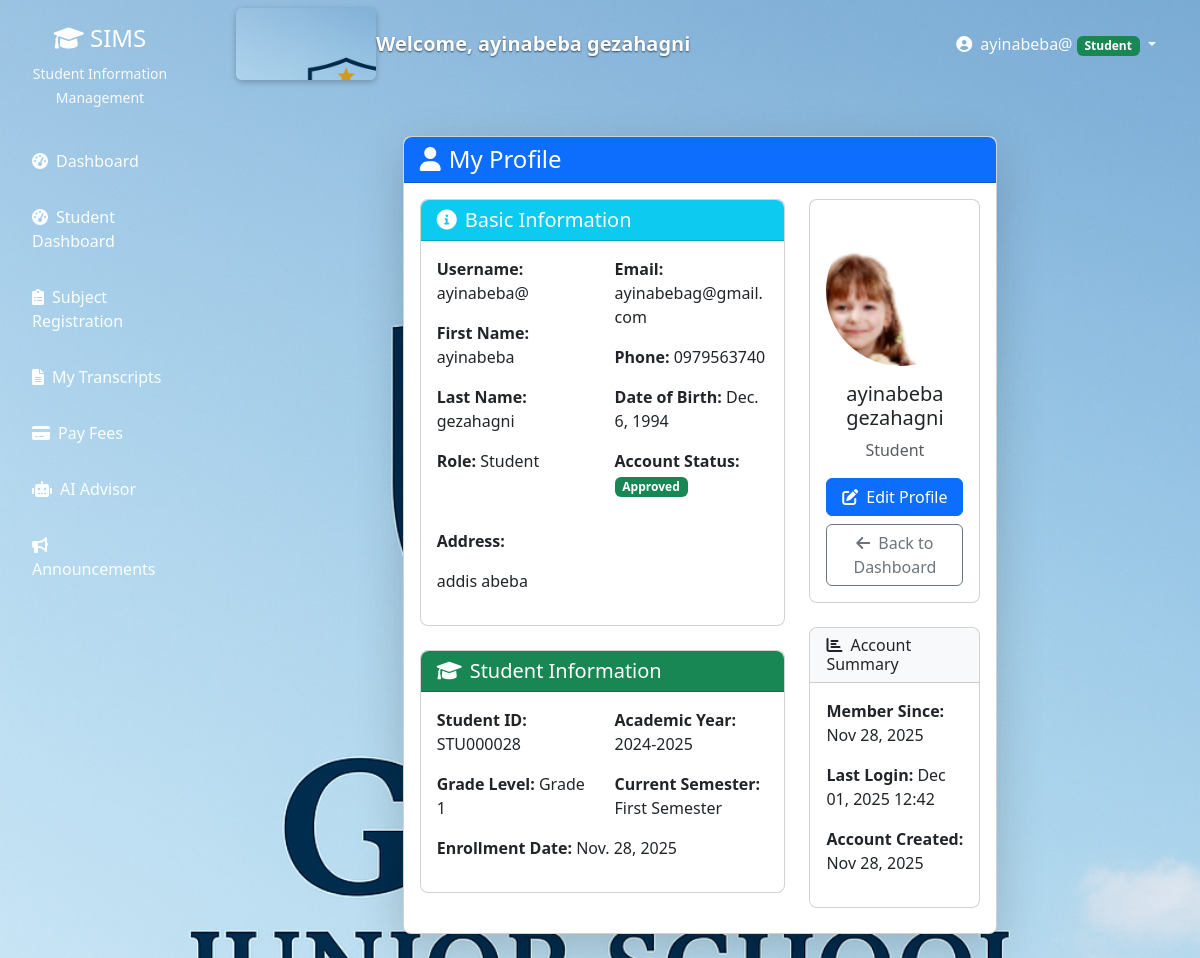
The page /profile/ (signed in) on the database as committed earlier.
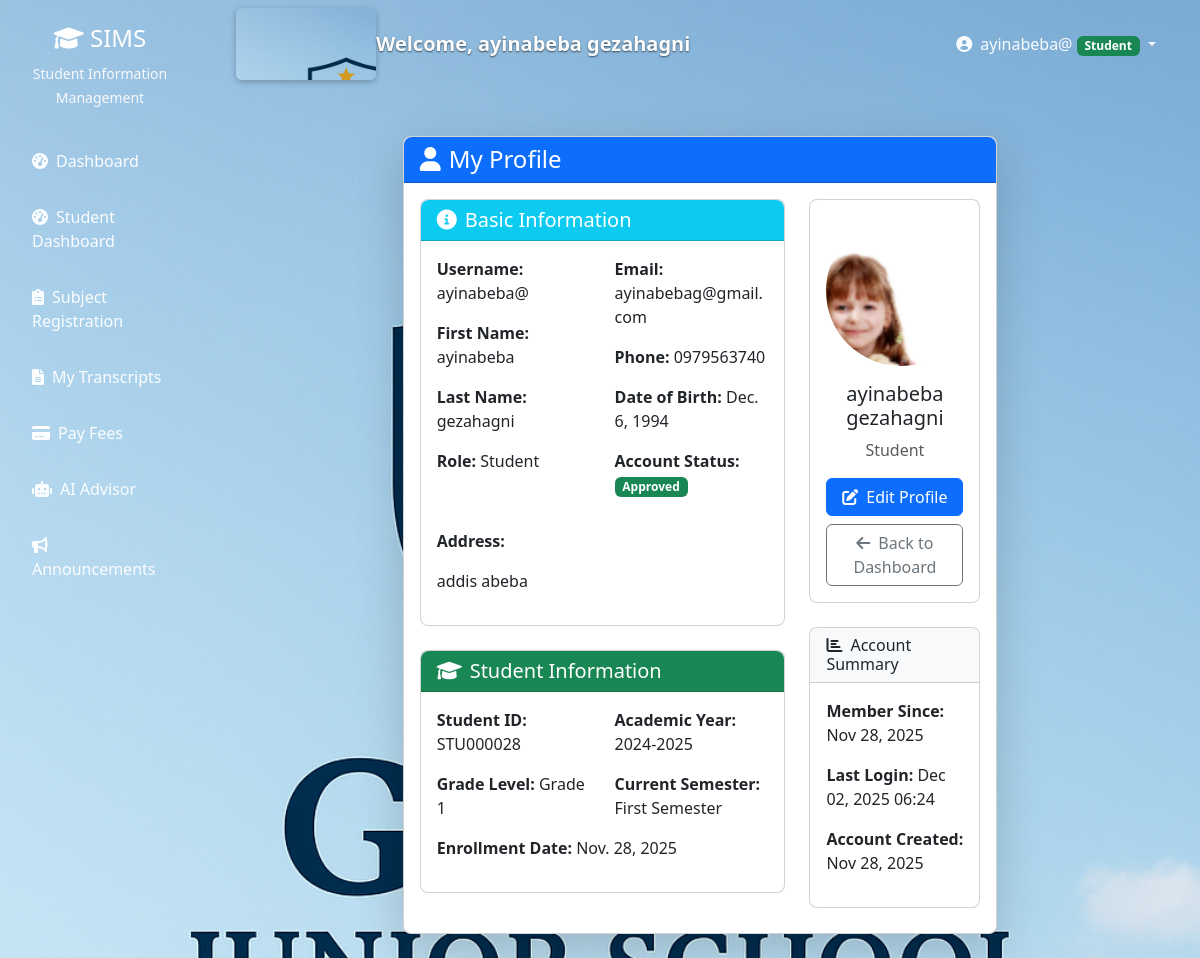
The same page on the database as committed later.
### users/models.py (models this page shows, shortened)
class User(AbstractUser):
    ROLE_CHOICES = (
        ('admin', 'Administrator'),
        ('teacher', 'Teacher'),
        ('student', 'Student'),
        ('registrar', 'Registrar'),
        ('finance', 'Finance Officer'),
        ('parent', 'Parent'),
    )
    role = models.CharField(max_length=20, choices=ROLE_CHOICES)
    phone = models.CharField(max_length=15, blank=True)
    address = models.TextField(blank=True)
    date_of_birth = models.DateField(null=True, blank=True)
    profile_picture = models.ImageField(upload_to='profiles/', null=True, blank=True)
    is_approved = models.BooleanField(default=False)
    created_at = models.DateTimeField(auto_now_add=True)

### users/views.py (the view)
# urls.py: path('profile/', views.profile, name='profile'),
@login_required
def profile(request):
    user = request.user
    context = {
        'user': user,
    }
    if user.role == 'student':
        try:
            context['student_profile'] = user.studentprofile
        except StudentProfile.DoesNotExist:
            pass
    elif user.role == 'teacher':
        try:
            context['teacher_profile'] = user.teacherprofile
        except TeacherProfile.DoesNotExist:
            pass
    elif user.role == 'parent':
        try:
            context['parent_profile'] = user.parentprofile
            context['linked_students'] = StudentParent.objects.filter(parent=user).select_related('student', 'student__studentprofile')
        except ParentProfile.DoesNotExist:
            pass
    return render(request, 'users/profile.html', context)

### users/models.py (called while the page is built)
    def get_current_semester_display(self):
        return dict(self.SEMESTER_CHOICES).get(self.current_semester, 'Unknown')

### templates/users/profile.html (shortened to what the changed rows need)
{% extends 'base.html' %}
{% load static %}
{% block content %}
<div class="container-fluid py-4">
    <div class="row justify-content-center">
        <div class="col-md-10 col-lg-8">
            <div class="card shadow-lg">
                <div class="card-header bg-primary text-white">
                    <h4 class="card-title mb-0">
                        <i class="fas fa-user me-2"></i>My Profile
                    </h4>
                </div>
                <div class="card-body">
                    <div class="row">
                        <div class="col-md-8">
                            <div class="card mb-4">
                                <div class="card-header bg-info text-white">
                                    <h5 class="card-title mb-0">
                                        <i class="fas fa-info-circle me-2"></i>Basic Information
                                    </h5>
                                </div>
                                <div class="card-body">
                                    <div class="row">
                                        <div class="col-md-6">
                                            <p><strong>Username:</strong> {{ user.username }}</p>
                                            <p><strong>First Name:</strong> {{ user.first_name }}</p>
                                            <p><strong>Last Name:</strong> {{ user.last_name }}</p>
                                            <p><strong>Role:</strong> {{ user.get_role_display }}</p>
                                        </div>
                                        <div class="col-md-6">
                                            <p><strong>Email:</strong> {{ user.email }}</p>
                                            <p><strong>Phone:</strong> {{ user.phone|default:"Not provided" }}</p>
                                            <p><strong>Date of Birth:</strong> {{ user.date_of_birth|default:"Not provided" }}</p>
                                            <p><strong>Account Status:</strong>
                                                <span class="badge {% if user.is_approved %}bg-success{% else %}bg-warning{% endif %}">
                                                    {% if user.is_approved %}Approved{% else %}Pending Approval{% endif %}
                                                </span>
                                            </p>
                                        </div>
                                    </div>
                                    <div class="mt-3">
                                        <p><strong>Address:</strong> {{ user.address|default:"Not provided"|linebreaks }}</p>
                                    </div>
                                </div>
                            </div>
                            {% if user.role == 'student' and student_profile %}
                            <div class="card mb-4">
                                <div class="card-header bg-success text-white">
                                    <h5 class="card-title mb-0">
                                        <i class="fas fa-graduation-cap me-2"></i>Student Information
                                    </h5>
                                </div>
                                <div class="card-body">
                                    <div class="row">
                                        <div class="col-md-6">
                                            <p><strong>Student ID:</strong> {{ student_profile.student_id }}</p>
                                            <p><strong>Grade Level:</strong> Grade {{ student_profile.grade_level }}</p>
                                        </div>
                                        <div class="col-md-6">
                                            <p><strong>Academic Year:</strong> {{ student_profile.academic_year }}</p>
                                            <p><strong>Current Semester:</strong> {{ student_profile.get_current_semester_display }}</p>
                                        </div>
                                    </div>
                                    <p><strong>Enrollment Date:</strong> {{ student_profile.enrollment_date }}</p>
                                </div>
                            </div>
                            {% endif %}
                        </div>
                        <div class="col-md-4">
                            <div class="card mb-4">
                                <div class="card-body text-center">
                                    {% if user.profile_picture %}
                                        <img src="{{ user.profile_picture.url }}" alt="Profile Picture"
                                             class="rounded-circle mb-3" style="width: 150px; height: 150px; object-fit: cover;">
                                    {% else %}
                                        <div class="bg-light rounded-circle d-inline-flex align-items-center justify-content-center mb-3"
                                             style="width: 150px; height: 150px;">
                                            <i class="fas fa-user fa-4x text-secondary"></i>
                                        </div>
                                    {% endif %}
                                    <h5>{{ user.get_full_name|default:user.username }}</h5>
                                    <p class="text-muted">{{ user.get_role_display }}</p>
                                    <div class="d-grid gap-2">
                                        <a href="{% url 'edit_profile' %}" class="btn btn-primary">
                                            <i class="fas fa-edit me-2"></i>Edit Profile
                                        </a>
                                        <a href="{% url 'dashboard' %}" class="btn btn-outline-secondary">
                                            <i class="fas fa-arrow-left me-2"></i>Back to Dashboard
                                        </a>
                                    </div>
                                </div>
                            </div>
                            <div class="card">
                                <div class="card-header bg-light">
                                    <h6 class="card-title mb-0">
                                        <i class="fas fa-chart-bar me-2"></i>Account Summary
                                    </h6>
                                </div>
                                <div class="card-body">
                                    <p><strong>Member Since:</strong> {{ user.date_joined|date:"M d, Y" }}</p>
                                    <p><strong>Last Login:</strong> {{ user.last_login|date:"M d, Y H:i"|default:"Never" }}</p>
                                    <p><strong>Account Created:</strong> {{ user.created_at|date:"M d, Y" }}</p>
                                </div>
                            </div>
                        </div>
                    </div>
                </div>
            </div>
        </div>
    </div>
</div>
{% endblock %}

### templates/base.html (shortened to what this page needs)
<!DOCTYPE html>
<html lang="en">
  <head>
    {% load static %}
    <link
      href="https://cdn.jsdelivr.net/npm/bootstrap@5.3.0/dist/css/bootstrap.min.css"
      rel="stylesheet"
    />
    <link
      href="https://cdnjs.cloudflare.com/ajax/libs/font-awesome/6.0.0/css/all.min.css"
      rel="stylesheet"
    />
  </head>
  <body>
    {% if user.is_authenticated %}
    <div class="container-fluid">
      <div class="row">
        <nav class="col-md-3 col-lg-2 d-md-block sidebar">
          <div class="position-sticky pt-4">
            <div class="text-center mb-4">
              <h4 class="text-white">
                <i class="fas fa-graduation-cap"></i> SIMS
              </h4>
              <small class="text-light">Student Information Management</small>
            </div>
            <ul class="nav flex-column">
              <li class="nav-item">
                <a
                  class="nav-link {% if request.resolver_match.url_name == 'dashboard' %}active{% endif %}"
                  href="{% url 'dashboard' %}"
                >
                  <i class="fas fa-tachometer-alt me-2"></i>Dashboard
                </a>
              </li>
              {% if user.role == 'student' or user.is_student %}
              <li class="nav-item">
                <a class="nav-link" href="{% url 'student_dashboard' %}">
                  <i class="fas fa-tachometer-alt me-2"></i>Student Dashboard
                </a>
              </li>
              <li class="nav-item">
                <a class="nav-link" href="{% url 'subject_registration' %}">
                  <i class="fas fa-clipboard-list me-2"></i>Subject Registration
                </a>
              </li>
              <li class="nav-item">
                <a class="nav-link" href="{% url 'view_transcripts' %}">
                  <i class="fas fa-file-alt me-2"></i>My Transcripts
                </a>
              </li>
              <li class="nav-item">
                <a class="nav-link" href="{% url 'pay_fees' %}">
                  <i class="fas fa-credit-card me-2"></i>Pay Fees
                </a>
              </li>
              <li class="nav-item">
                <a class="nav-link" href="{% url 'interact_with_ai' %}">
                  <i class="fas fa-robot me-2"></i>AI Advisor
                </a>
              </li>
              <li class="nav-item">
                <a class="nav-link" href="{% url 'view_announcements' %}">
                  <i class="fas fa-bullhorn me-2"></i>Announcements
                </a>
              </li>
              {% endif %}
            </ul>
          </div>
        </nav>
        <main class="col-md-9 ms-sm-auto col-lg-10 px-md-4 main-content">
          <nav
            class="navbar navbar-expand-lg navbar-light bg-white shadow-sm mb-4"
          >
            <div class="container-fluid">
              <span class="site-logo" aria-hidden="true"></span>
              <span class="navbar-brand"
                >Welcome, {{ user.get_full_name|default:user.username }}</span
              >
              <div class="navbar-nav ms-auto">
                <div class="nav-item dropdown">
                  <a
                    class="nav-link dropdown-toggle"
                    href="#"
                    id="navbarDropdown"
                    role="button"
                    data-bs-toggle="dropdown"
                  >
                    <i class="fas fa-user-circle me-1"></i> {{ user.username }}
                    <span
                      class="badge bg-{% if user.role == 'admin' %}danger{% elif user.role == 'teacher' %}info{% elif user.role == 'student' %}success{% elif user.role == 'parent' %}warning{% else %}secondary{% endif %}"
                    >
                      {{ user.get_role_display }}
                    </span>
                  </a>
                </div>
              </div>
            </div>
          </nav>
          <div class="container-fluid">{% block content %}{% endblock %}</div>
        </main>
      </div>
    </div>
    {% endif %}
  </body>
</html>

Rows that differ between the two databases and show on the page:
changed User "ayinabeba gezahagni": last_login "Dec 01, 2025 12:42" → "Dec 02, 2025 06:24"
